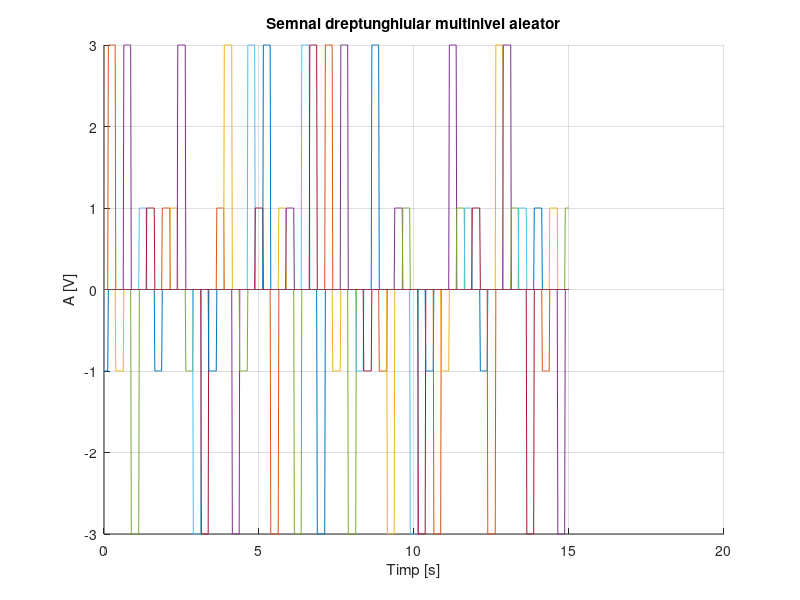

Write MATLAB code to recreate this figure.
%Semnal dreptunghiular multinivel, aleator cu:
%Durata fiecarui nivel: 0,25 s;
%Nivelurile:
%b){-3,-1,1,3}
%Rezolutie temporala 20ms
t=0:0.02:15;
niv = [ -3 -1 1 3 ];
hold on
title('Semnal dreptunghiular multinivel aleator')
xlabel('Timp [s]')
ylabel('A [V]')
for n=0:0.25:40
y = datasample(niv, 1);
plot(t, y*rectpuls(t-n, 0.25))
end
grid